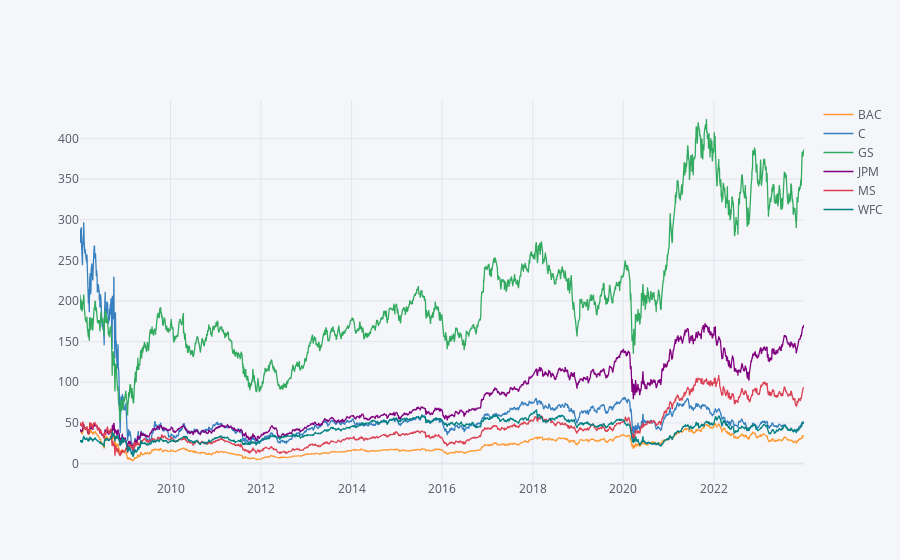

The code cell stored with this chart in its notebook:
### Code cell
bank_stocks.xs(key='Close',axis=1,level='Stock Info').iplot()

### Figure 1 — Plotly figure (JSON) as saved in the notebook; plotly's stock layout.template omitted (floating-point values rounded to 4 significant figures; data arrays with more than 128 entries replaced by an {"elided": "..."} marker saying what was removed)
{"data": [{"line": {"color": "rgba(255, 153, 51, 1.0)", "dash": "solid", "shape": "linear", "width": 1.3}, "mode": "lines", "name": "BAC", "text": "", "type": "scatter", "x": {"elided": "4027 str values"}, "y": {"elided": "4027 float values"}}, {"line": {"color": "rgba(55, 128, 191, 1.0)", "dash": "solid", "shape": "linear", "width": 1.3}, "mode": "lines", "name": "C", "text": "", "type": "scatter", "x": {"elided": "4027 str values"}, "y": {"elided": "4027 float values"}}, {"line": {"color": "rgba(50, 171, 96, 1.0)", "dash": "solid", "shape": "linear", "width": 1.3}, "mode": "lines", "name": "GS", "text": "", "type": "scatter", "x": {"elided": "4027 str values"}, "y": {"elided": "4027 float values"}}, {"line": {"color": "rgba(128, 0, 128, 1.0)", "dash": "solid", "shape": "linear", "width": 1.3}, "mode": "lines", "name": "JPM", "text": "", "type": "scatter", "x": {"elided": "4027 str values"}, "y": {"elided": "4027 float values"}}, {"line": {"color": "rgba(219, 64, 82, 1.0)", "dash": "solid", "shape": "linear", "width": 1.3}, "mode": "lines", "name": "MS", "text": "", "type": "scatter", "x": {"elided": "4027 str values"}, "y": {"elided": "4027 float values"}}, {"line": {"color": "rgba(0, 128, 128, 1.0)", "dash": "solid", "shape": "linear", "width": 1.3}, "mode": "lines", "name": "WFC", "text": "", "type": "scatter", "x": {"elided": "4027 str values"}, "y": {"elided": "4027 float values"}}], "layout": {"autosize": true, "legend": {"bgcolor": "#F5F6F9", "font": {"color": "#4D5663"}}, "paper_bgcolor": "#F5F6F9", "plot_bgcolor": "#F5F6F9", "title": {"font": {"color": "#4D5663"}}, "xaxis": {"autorange": true, "gridcolor": "#E1E5ED", "range": ["2008-01-02", "2023-12-29"], "showgrid": true, "tickfont": {"color": "#4D5663"}, "title": {"font": {"color": "#4D5663"}, "text": ""}, "type": "date", "zerolinecolor": "#E1E5ED"}, "yaxis": {"autorange": true, "gridcolor": "#E1E5ED", "range": [-20.23, 447.2], "showgrid": true, "tickfont": {"color": "#4D5663"}, "title": {"font": {"color": "#4D5663"}, "text": ""}, "type": "linear", "zerolinecolor": "#E1E5ED"}}}
